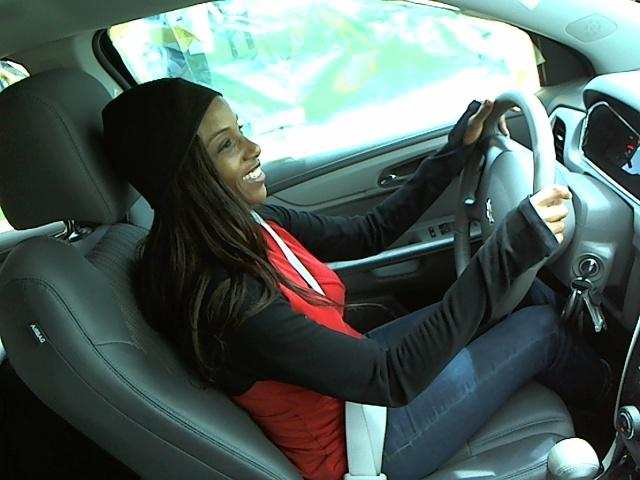
#> input picture test_image/img_27327.jpg, 640 x 480 px, found by its file name
$ python hog.py
#> lines starting #> are read from the running program, lines starting #| are printed output that depends on the picture
#> further down, img is the input picture: shape (480, 640, 3); mean R, G, B 81.9, 97, 92.6
__author__ = 'fucus'

from skimage import color, exposure
from skimage.feature import hog
import matplotlib.pyplot as plt
import skimage.io
from config import Project as p


def get_1d_2d_hog(img):
    gray_img = color.rgb2gray(img)
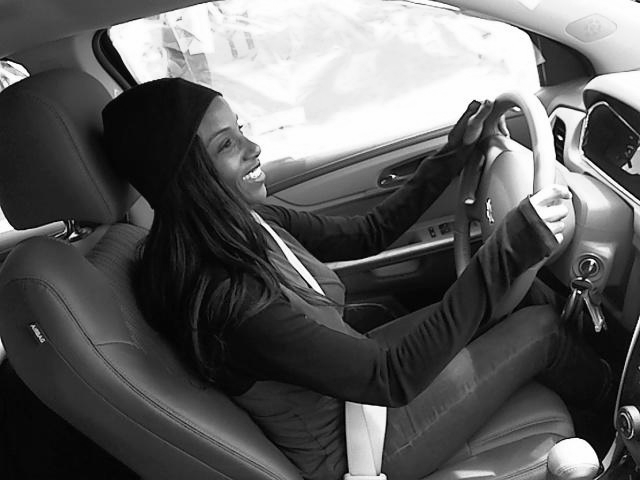
#> gray_img: shape (480, 640) float64; min 0, max 1, mean 0.367
    hog_image_1d, hog_image_2d = hog(gray_img, orientations=8, pixels_per_cell=(16, 16),
                    cells_per_block=(1, 1), visualise=True)
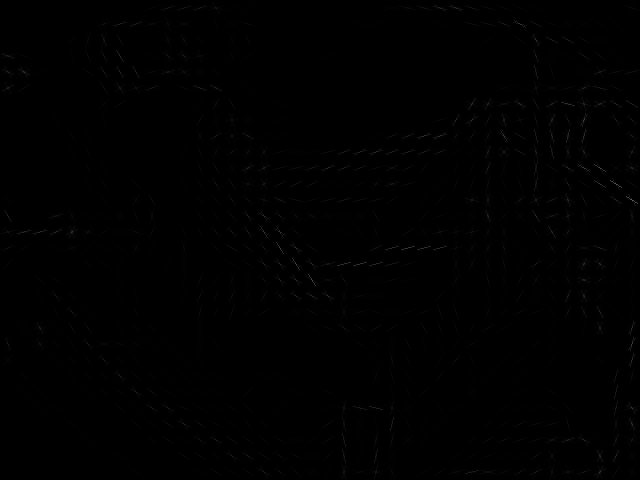
#> hog_image_2d: shape (480, 640) float64; min 0, max 0.397, mean 0.00264
#> hog_image_1d = 9600 values, max 0.992 at index 1836, min 0 at index 27, mean 0.31
    return hog_image_1d, hog_image_2d


def get_hog(img):
    """
    :param img: the 2d rbg image, represented by numpy
    :return: list of feature
    """
    hog_image_1d, hog_image_2d = get_1d_2d_hog(img)
    hog = list(hog_image_1d)
    res = [int(x * 100) for x in hog]
    return res

if __name__ == '__main__':
    img = skimage.io.imread(p.test_img_example_path)
    hog_image_1d, hog_image_2d = get_1d_2d_hog(img)

    fig, (ax1, ax2) = plt.subplots(1, 2, figsize=(8, 4), sharex=True, sharey=True)

    ax1.axis('off')
    ax1.imshow(img, cmap=plt.cm.gray)
    ax1.set_title('Input image')
    ax1.set_adjustable('box-forced')

    # Rescale histogram for better display
    hog_image_rescaled = exposure.rescale_intensity(hog_image_2d, in_range=(0, 0.02))
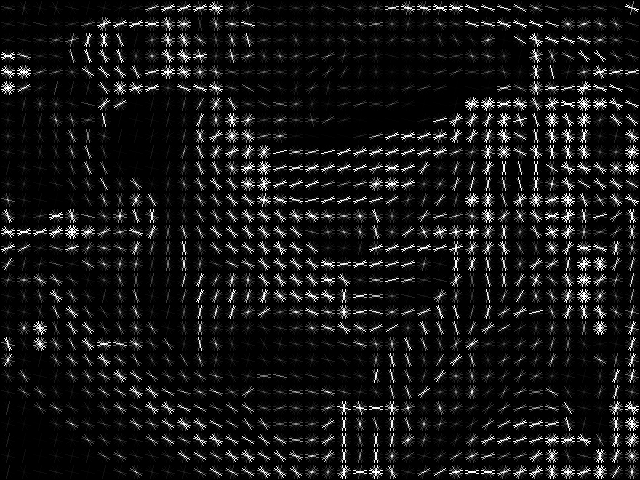
#> hog_image_rescaled: shape (480, 640) float64; min 0, max 1, mean 0.0857

    ax2.axis('off')
    ax2.imshow(hog_image_rescaled, cmap=plt.cm.gray)
    ax2.set_title('Histogram of Oriented Gradients')
    ax1.set_adjustable('box-forced')
    plt.show()
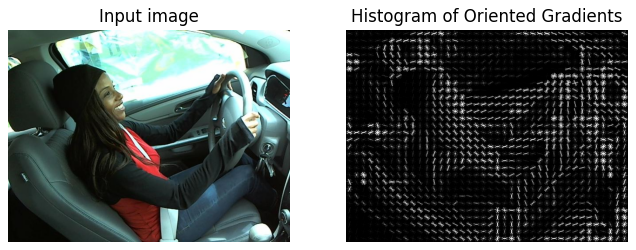
#> figure drawn by matplotlib, 2 panels
